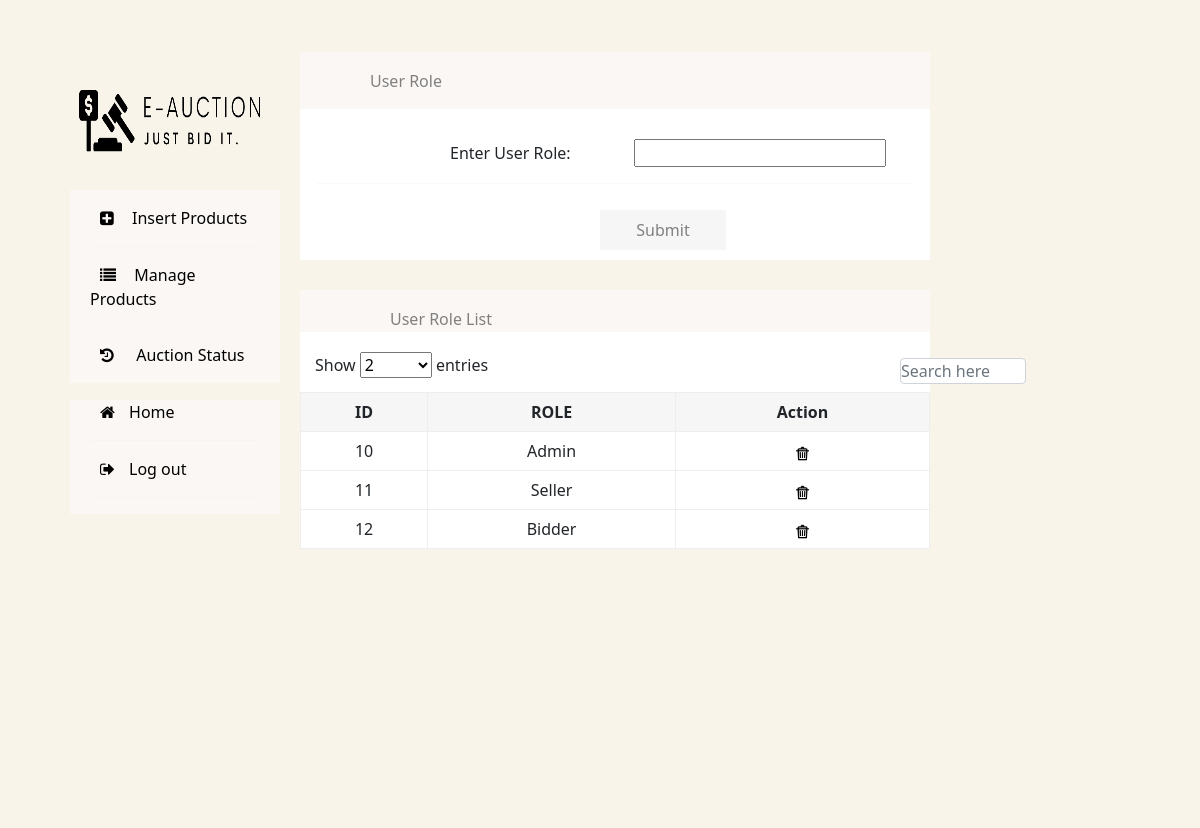
Page /userrolelist.php on the committed database.
### tables this page shows
CREATE TABLE `user_role` (
  `userrole_id` int(11) NOT NULL AUTO_INCREMENT,
  `userrole_name` varchar(50) NOT NULL,
  PRIMARY KEY (`userrole_id`)
);

### userrolelist.php (the view, shortened to what this page needs)
<!DOCTYPE html>
<html>
<head>
  <link rel="stylesheet" href="https://cdnjs.cloudflare.com/ajax/libs/font-awesome/4.7.0/css/font-awesome.min.css">
  <link href="https://cdn.jsdelivr.net/npm/bootstrap@5.0.2/dist/css/bootstrap.min.css" rel="stylesheet"
>
</head>
<body>
  <?php
  include 'database.php';
  $sql = "SELECT * from user_role";
  $result = mysqli_query($conn, $sql);
  ?>
  <div class="mycontainer">
    <div class="row m-0">
      <div class="col-lg-3 greybg" style="padding:0px !important">
      <?php include 'accordian.php'?>
      </div>
      <div class="col-lg-9 greybg" style="padding:0px !important">
        <form action="userroleconn.php" method="POST">
          <br><br><br>
          <div style="background-color:#fbf7f4; padding-bottom:10px; width:70%; padding-top:20px; margin-top:-20px;">
            <h6 style="color:grey; margin-left:70px">User Role<h6>
          </div>
          <div style="background-color:white; padding-bottom:10px; width:70%; padding-top:30px;">
            <label>Enter User Role:</label>
            <input type="text" name="myuserrole"></input>
            <hr>
            <input type="submit" name="submit" value="Submit" style="margin-top:10px; margin-left:300px;border:none; color:grey;
  background-color:#f6f6f6; width:20%;border-radius:2px; height:40px; padding 15px">
          </div>
        </form>
        <div style="background-color:#fbf7f4; padding:20px; width:70%; margin-top:30px;">
          <h6 style="color:grey; margin-left:70px">User Role List<h6>
        </div>
        <div style="background-color:white; padding-bottom:0px; height:60px; margin-bottom:0px;
                      width:70%; padding-top:0px; margin-top:-25px">
          <label style="margin-left:15px; margin-top:20px">Show
            <select id="showEntries">
              <option value="2">2</option>
            </select>
            entries
          </label>
          <div class="form-group">
            <input type="text" class="form-control" id="search" placeholder="Search here"
              style=" margin-left: 600px; width:20%; margin-top:-20px">
          </div>
          <br>
        </div>
        <table style="width:50%">
          <tr>
            <th>ID</th>
            <th>ROLE</th>
            <th>Action</th>
          </tr>
          <?php
          if ($result->num_rows > 0) {
            while ($row = $result->fetch_assoc()) {
              ?>
              <tr>
                <td>
                  <?php echo $row['userrole_id'] ?>
                </td>
                <td>
                  <?php echo $row['userrole_name'] ?>
                </td>
                <td><a href='deleteuserrole.php? id="<?php echo $row['userrole_id'] ?>"'>
                    <img src="data/delete.png" width="15" height="15"></a>
                </td>
              </tr>
              <?php
            }
          }
          ?>
        </table>
      </div>
    </div>
  </div>
</body>
</html>

### userrolelist.php (style rules this page uses)
table, th, td { text-align: center; border: 1px solid #eeeeee !important; background-color: white; padding: 7px; }
th { background-color: #f6f6f6; }
body { height: 1000px; background-image: linear-gradient(to bottom, #F8F4EA 100%, #ef0289 50%, #b20785 0%); }
hr { border: 3px !important; background-color: #ebebeb !important; color: #ebebeb !important; margin-left: auto !important; width: 95%; margin-right: auto !important; }
table { padding: 5px !important; width: 70% !important; }
label { margin-left: 200px; display: inline-block; width: 180px; margin-top: 0px; }
input { padding: 0px !important; margin: 0px; }
.greybg { background-color: #F8F4EA; }
.mycontainer { background-color: #F8F4EA; height: 100vh; }

### accordian.php (style rules this page uses)
hr { border: 3px !important; background-color: #ebebeb !important; color: #ebebeb !important; margin-left: auto !important; width: 95%; margin-right: auto !important; }
label { margin-left: 150px; display: inline-block; width: 180px; margin-top: 0px; }
option, select, input { padding: 0px !important; margin: 0px; width: 40%; }
.greybg { background-color: #F8F4EA; }
.mycontainer { background-color: #F8F4EA; height: 100vh; }
.row { background-color: #F8F4EA; }
body { height: 1000px; background-image: linear-gradient(to bottom, #F8F4EA 100%, #ef0289 50%, #b20785 0%); }

### rows in the picture
user_role: userrole_id "10", userrole_name "Admin"
user_role: userrole_id "11", userrole_name "Seller"
user_role: userrole_id "12", userrole_name "Bidder"
